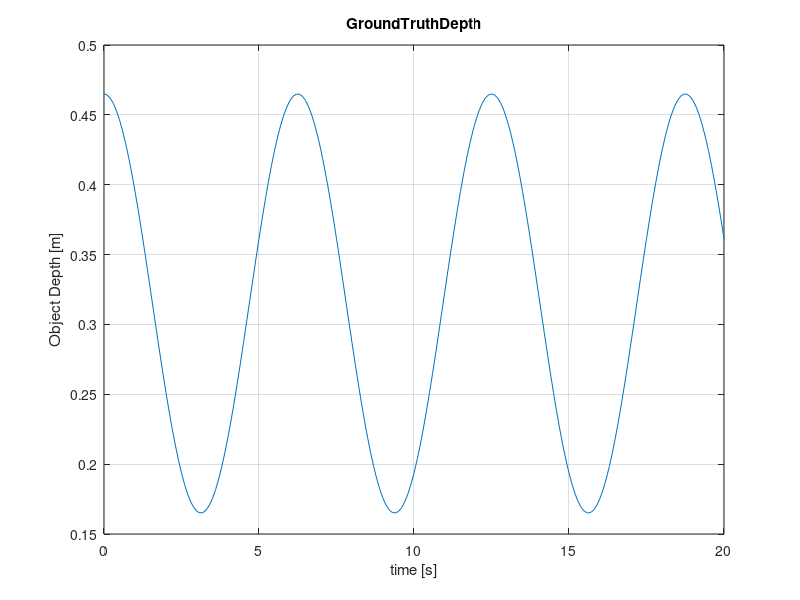
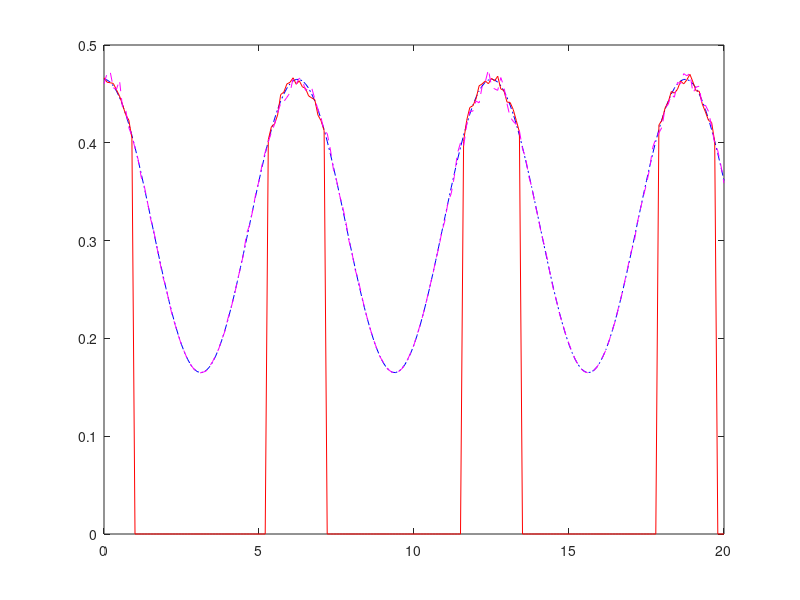

Write the MATLAB code that produced these figures, in order. (Note: this script raises an error after producing the figures.)
%% config
%true depth
% sampling time 
ST = 0.033 %33ms
ST = 0.1 %33ms
END = 20.0 % 5sec simulation
STEREO_NOISE_S = 0.5; % 1px sigma for stereo disparity noise
MONO_NOISE_S = 1; % 1?? sigma for monocular distance estimation noise

%% make ground truth data 
t = (0:ST:END).'; %time 
len = size(t,1);
freq =0.16;
% Z = 0.3 + 0.15*sin(2*pi*freq*t+pi/2);% 300mm +- 100mm
Z = 0.315 + 0.15*sin(2*pi*freq*t+pi/2);% 300mm +- 100mm
VZ = 2*pi*freq*0.15*cos(2*pi*freq*t+pi/2);
AZ = -2*pi*2*pi*freq*0.15*freq*sin(2*pi*freq*t+pi/2);

%% Noisy Observation 
BF = 0.065*400; % base line * focal length
StereoNoise = STEREO_NOISE_S * randn(length(t),1);
Disp = BF./Z + StereoNoise;
Zlim = 0.4;

mDisp = Disp;
INFF = 1000000000;
mDisp(mDisp>BF/Zlim) = INFF;

figure(1);
plot(t,Z)
title('GroundTruthDepth')
xlabel('time [s]')
ylabel('Object Depth [m]')
grid on;

%% Noisy Monocluar Obserbation
Z0 = 0.315 % the real distance template is taken
IMG_SIZE = 600/2% 300 times 300 pix template
MonoNoise = MONO_NOISE_S*randn(length(t),1); % sigma = 1px image noise 
Snoise = 2./(Z0./Z * IMG_SIZE).* MonoNoise;
Scale = Z0./Z + Snoise;
dScale = [1; Scale(2:length(t))./Scale(1:length(t)-1)];

hfig=figure(2)
plt = plot(t,Z,'b-.',t,BF./mDisp,'r',t,Z0./Scale,'m--')
setfigcolor(plt,'gby')
title('Estimated Depth')
xlabel('time [s]')
ylabel('Depth [m]')
xlim([0 END/2])
legend('ground truth','3D measured','2D measured')
grid on;
    pfig = pubfig(hfig);
    pfig.LegendLoc = 'best';
    pfig.FigDim = [15 11];
    expfig(['Estimated Depth'],'-pdf');


hfig=figure(3);
plot(t,Scale,'r',t,Z0./Z,'b--')
title('Estimated Scaling')
xlabel('time [s]')
ylabel('Scaling')
legend('measured','ground truth')
grid on;
    pfig = pubfig(hfig);
    pfig.LegendLoc = 'best';
    pfig.FigDim = [15 11];
    expfig(['Estimated Scaling'],'-pdf');
